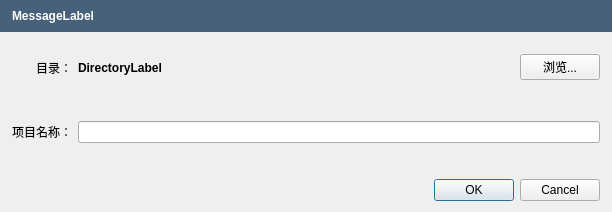
<?xml version="1.0" encoding="UTF-8"?>
<ui version="4.0">
 <class>SaveAsDialog</class>
 <widget class="QDialog" name="SaveAsDialog">
  <property name="geometry">
   <rect>
    <x>0</x>
    <y>0</y>
    <width>612</width>
    <height>212</height>
   </rect>
  </property>
  <property name="sizePolicy">
   <sizepolicy hsizetype="Preferred" vsizetype="Preferred">
    <horstretch>0</horstretch>
    <verstretch>0</verstretch>
   </sizepolicy>
  </property>
  <property name="minimumSize">
   <size>
    <width>400</width>
    <height>0</height>
   </size>
  </property>
  <property name="windowTitle">
   <string notr="true"/>
  </property>
  <property name="modal">
   <bool>true</bool>
  </property>
  <layout class="QGridLayout" name="gridLayout_2" rowstretch="0,0,0">
   <property name="leftMargin">
    <number>0</number>
   </property>
   <property name="topMargin">
    <number>0</number>
   </property>
   <property name="rightMargin">
    <number>0</number>
   </property>
   <item row="0" column="0">
    <widget class="QFrame" name="MessageFrame">
     <property name="sizePolicy">
      <sizepolicy hsizetype="Preferred" vsizetype="Maximum">
       <horstretch>0</horstretch>
       <verstretch>0</verstretch>
      </sizepolicy>
     </property>
     <property name="styleSheet">
      <string notr="true">background-color: rgb(71,97,123);</string>
     </property>
     <property name="frameShape">
      <enum>QFrame::NoFrame</enum>
     </property>
     <property name="frameShadow">
      <enum>QFrame::Plain</enum>
     </property>
     <property name="lineWidth">
      <number>0</number>
     </property>
     <layout class="QHBoxLayout" name="horizontalLayout_3" stretch="0">
      <property name="spacing">
       <number>5</number>
      </property>
      <property name="leftMargin">
       <number>12</number>
      </property>
      <item>
       <layout class="QHBoxLayout" name="horizontalLayout_2">
        <item>
         <widget class="QLabel" name="MessageLabel">
          <property name="styleSheet">
           <string notr="true">color: rgb(255, 255, 255);
font : bold;
</string>
          </property>
          <property name="text">
           <string notr="true">MessageLabel</string>
          </property>
         </widget>
        </item>
       </layout>
      </item>
     </layout>
    </widget>
   </item>
   <item row="2" column="0">
    <layout class="QHBoxLayout" name="horizontalLayout_4">
     <property name="leftMargin">
      <number>12</number>
     </property>
     <property name="rightMargin">
      <number>12</number>
     </property>
     <item>
      <widget class="QDialogButtonBox" name="ButtonBox">
       <property name="standardButtons">
        <set>QDialogButtonBox::Cancel|QDialogButtonBox::Ok</set>
       </property>
      </widget>
     </item>
    </layout>
   </item>
   <item row="1" column="0">
    <layout class="QGridLayout" name="gridLayout" columnstretch="0,1,0">
     <property name="leftMargin">
      <number>12</number>
     </property>
     <property name="rightMargin">
      <number>12</number>
     </property>
     <property name="bottomMargin">
      <number>12</number>
     </property>
     <item row="0" column="0">
      <widget class="QLabel" name="label_2">
       <property name="sizePolicy">
        <sizepolicy hsizetype="Preferred" vsizetype="Expanding">
         <horstretch>0</horstretch>
         <verstretch>0</verstretch>
        </sizepolicy>
       </property>
       <property name="text">
        <string>目录：</string>
       </property>
       <property name="alignment">
        <set>Qt::AlignRight|Qt::AlignTrailing|Qt::AlignVCenter</set>
       </property>
      </widget>
     </item>
     <item row="0" column="2">
      <widget class="QPushButton" name="BrowseButton">
       <property name="text">
        <string>浏览...</string>
       </property>
      </widget>
     </item>
     <item row="1" column="0">
      <widget class="QLabel" name="label">
       <property name="sizePolicy">
        <sizepolicy hsizetype="Preferred" vsizetype="Expanding">
         <horstretch>0</horstretch>
         <verstretch>0</verstretch>
        </sizepolicy>
       </property>
       <property name="text">
        <string>项目名称：</string>
       </property>
       <property name="alignment">
        <set>Qt::AlignRight|Qt::AlignTrailing|Qt::AlignVCenter</set>
       </property>
      </widget>
     </item>
     <item row="0" column="1">
      <widget class="openfluid::ui::common::ElidedLabel" name="DirectoryLabel">
       <property name="font">
        <font>
         <weight>75</weight>
         <bold>true</bold>
        </font>
       </property>
       <property name="text">
        <string notr="true">DirectoryLabel</string>
       </property>
      </widget>
     </item>
     <item row="1" column="1" colspan="2">
      <widget class="QLineEdit" name="ProjectNameEdit"/>
     </item>
    </layout>
   </item>
  </layout>
 </widget>
 <customwidgets>
  <customwidget>
   <class>openfluid::ui::common::ElidedLabel</class>
   <extends>QLabel</extends>
   <header location="global">openfluid/ui/common/ElidedLabel.hpp</header>
  </customwidget>
 </customwidgets>
 <resources/>
 <connections/>
</ui>
